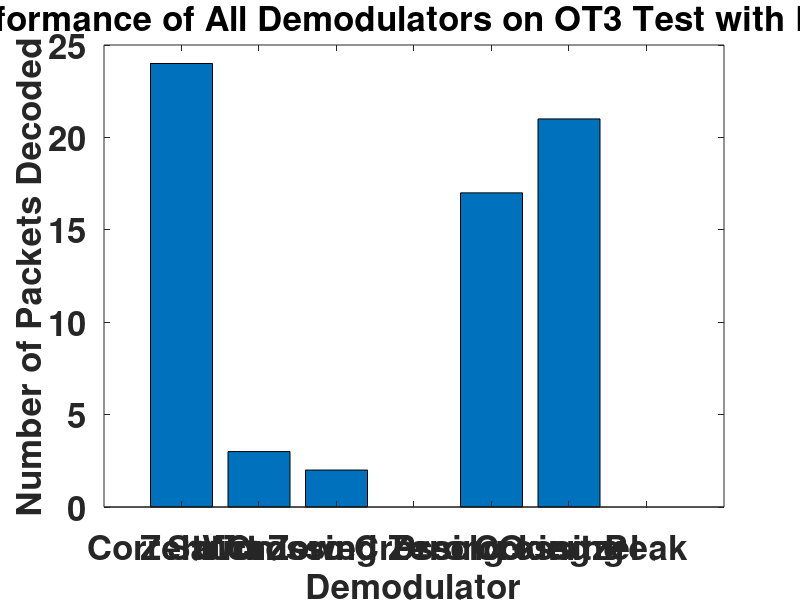

Write the MATLAB code that produced this figure. (Note: this script raises an error after producing the figure.)
fontSize = 25;

% Correlation-w_emphasis_0......................24............1
% ZeroCrossing-w_emphasis_0.....................3............0
% StrictZero-w_emphasis_0.......................2............0
% WindowedZero-w_emphasis_0.....................0............0
% PreclockingDemodulator-w_emphasis_0...........17............0
% Goertzel-w_emphasis_0.........................21............0
% Peak-w_emphasis_0.............................0............0
x = [24 3 2 0 17 21 0];
y = ['Correlation' 'Zero Crossing' 'Strict Zero Crossing' 'Windowed Zero Crossing' 'Preclocking' 'Goertzel' 'Peak'];
f = figure('Position',[0,0,1280,1024]);
set(gcf,'color','w');
bar(x);
filename = 'Performance of All Demodulators on OT3 Test with Noise';
title(filename);
xlabel('Demodulator');
ylabel('Number of Packets Decoded');
set(gca,'FontSize',fontSize,'fontWeight','bold');
set(gca,'XTickLabel',{'Correlation', 'Zero Crossing', 'Strict Zero Crossing', 'Windowed Zero Crossing', 'Preclocking', 'Goertzel', 'Peak'})
set(findall(gcf,'type','text'),'FontSize',fontSize,'fontWeight','bold');
rotateXLabels(gca, 45)
set(gca, 'xtick', [])
grid on
saveas(f, strcat('.\..\..\..\rrxthesis\images\',regexprep(filename,'[^\w'']',''),'.png'));
% pause();
% close(f);
% clear all;